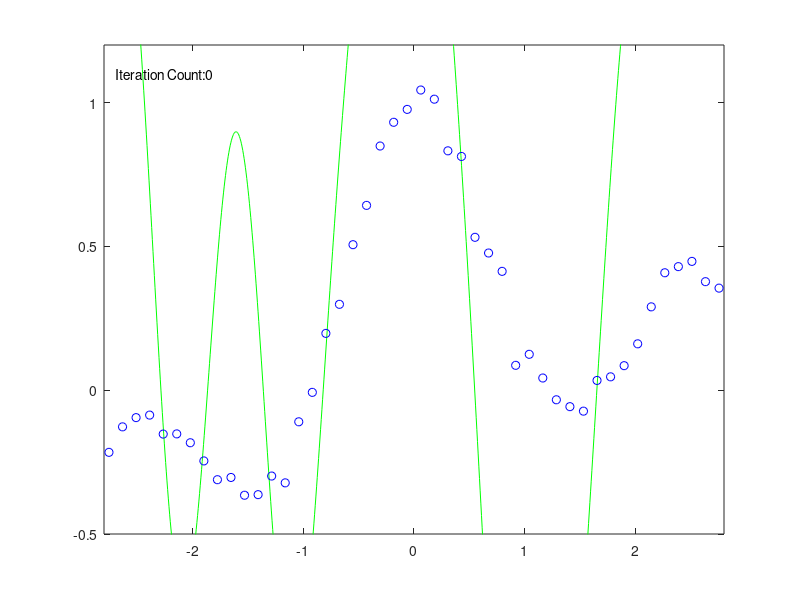

Source code (MATLAB): (Note: this script raises an error after producing the figure.)
%% Example 3.2 Basic Linear Regression with Stochastic Gradient Descent Method
%
% * *Result in book* : Figure 3.7
% * *Code in book* : Figure 3.8
% * *Output* : |eg3_2_anime.gif|
% * *Usage* : |eg3_2_gif(), eg3_2_gif(50, 1000)|
%
%% Source Code
function eg3_2_gif(n, N)
	% init
	rng(0);
	% recommended, use it in future instead of
	% rand('state', 0); randn('state', 0);
	if nargin < 2
		n = 50; N = 1000;
	end

	% constant
	x = linspace(-3, 3, n)';
	X = linspace(-3, 3, N)';
	pix = pi * x;
	y = sin(pix) ./ pix + 0.1 * x + 0.05 * randn(n, 1);

	% plot preparation
	figure('Name', 'example 3-2 gif', 'Visible', 'off'); clf;

	% iteration parameter
	hh = 2 * 0.3 * 0.3;
	K = exp(-(repmat(X .^ 2, 1, n) + repmat((x .^ 2)', N, 1) - 2 * X * x') / hh);
	t0 = randn(n, 1);
	e = 0.1;
	eps = 1e-6;
	id = 0;


	figure('Visible', 'off');
	plot(X, K * t0, 'g-', x, y, 'bo');
	xlim([-2.8, 2.8]); ylim([-0.5, 1.2]);
	text(-2.7, 1.1, strcat('Iteration Count: ', num2str(id)));
	im = frame2im(getframe);
	[Data, map] = rgb2ind(im, 256);
	imwrite(Data, map, 'eg3_2_anime.gif', 'gif', 'Loopcount', 0, 'DelayTime', 0.05);
	id = id + 1;
	% iteration, plot data within iteration
	for o = 1 : n * 1000
		index = ceil(rand * n);
		ki = exp(-(x - x(index)) .^ 2 / hh);
		t = t0 - e * ki * (ki' * t0 - y(index));
		if norm(t - t0) < eps, break, end
		if (rem(id,  57) == 0)
			figure('Visible', 'off');
			plot(X, K * t, 'g-', x, y, 'bo');
			xlim([-2.8, 2.8]); ylim([-0.5, 1.2]);
			text(-2.7, 1.1, strcat('Iteration Count: ', num2str(id)));
			im = frame2im(getframe);
			[Data, map] = rgb2ind(im, 256);
			imwrite(Data, map, 'eg3_2_anime.gif', 'gif', 'WriteMode', 'append', 'DelayTime', 0.05);
		end
		id = id + 1;
		t0 = t;
	end

	% plot final iteration result
	figure('Visible', 'off');
	plot(X, K * t, 'g-', x, y, 'bo');
	xlim([-2.8, 2.8]); ylim([-0.5, 1.2]);
	text(-2.7, 1.1, strcat('Iteration Count: ', num2str(id)));
	im = frame2im(getframe);
	[Data, map] = rgb2ind(im, 256);
	imwrite(Data, map, 'eg3_2_anime.gif', 'gif', 'WriteMode', 'append', 'DelayTime', 0.05);
end
%%
%% Result
% 
% <<eg3_2_anime.gif>>
% 
